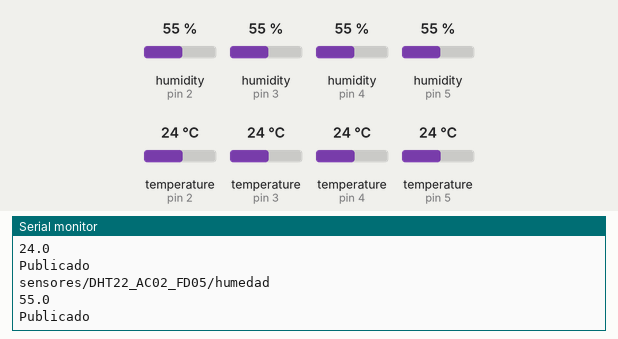
Bench run of a sketch on a simulated Arduino Uno, built with avr-gcc and run on an emulated ATmega328P. Parts: the last lines printed to the serial monitor. The test bench sets the inputs (shaded band); at power-on: humidity (sensors on pin 2, pin 3, pin 4, pin 5) 55 %, temperature (sensors on pin 2, pin 3, pin 4, pin 5) 24 °C. WiFi joins after 1.5 s; servers stay silent unless stated; no MQTT or app messages arrive unless stated.

Above: at 2.7 s.
2.8 s: humidity (sensor on pin 2) set to 22 %
At 3.6 s:
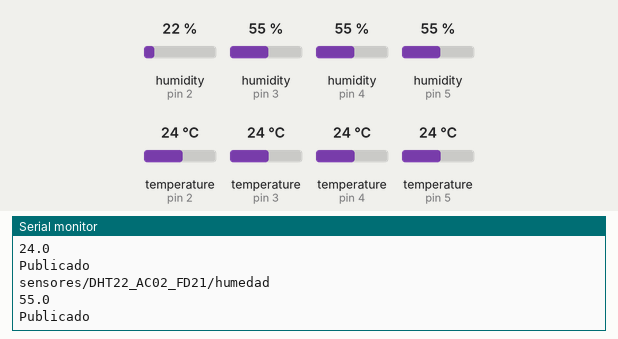
6.5 s: humidity (sensor on pin 3) set to 40 %
At 6.5 s:
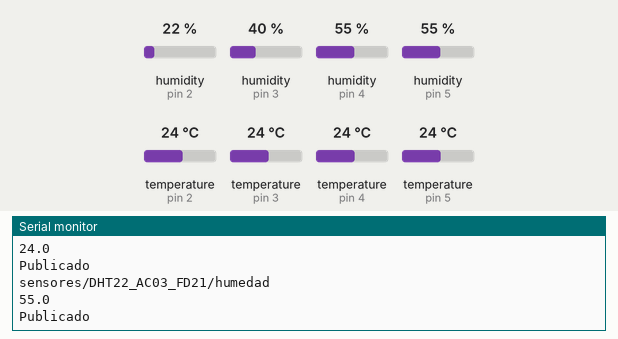
10.2 s: humidity (sensor on pin 4) set to 68 %
At 18.7 s:
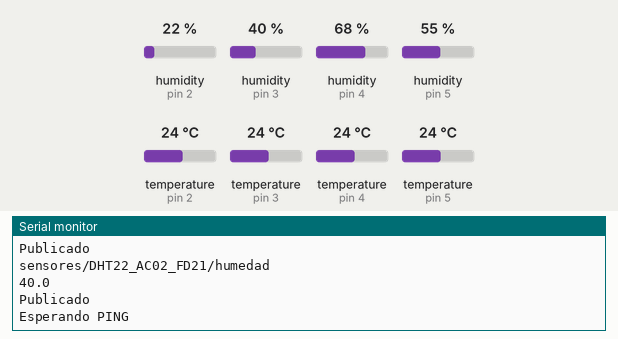
19.0 s: humidity (sensor on pin 5) set to 88 %
At 19.5 s:
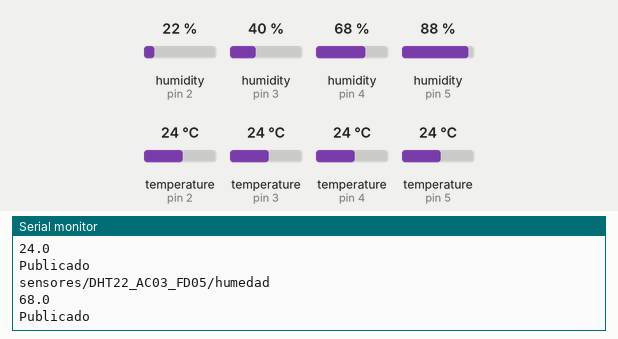
22.7 s: temperature (sensor on pin 2) set to 12 °C
At 24.8 s:
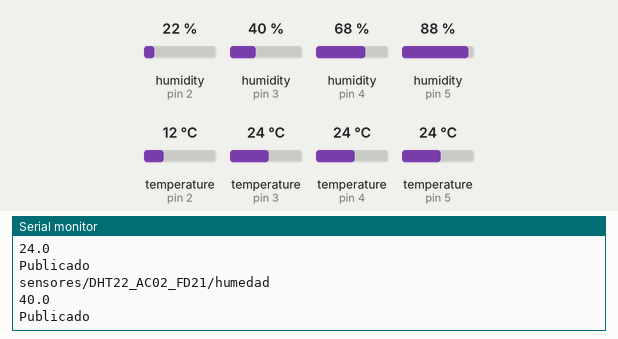
26.4 s: temperature (sensor on pin 3) set to 19 °C
At 27.9 s:
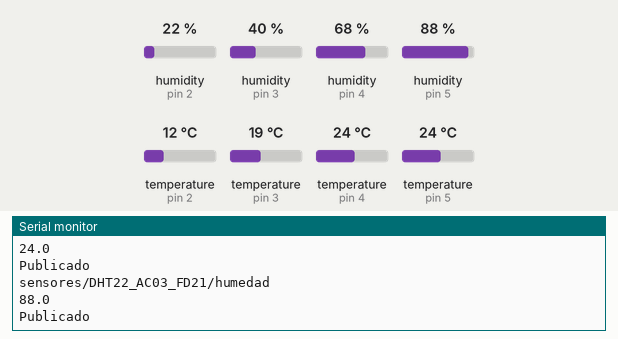
Timing chart, 0 to 29.4 s (numbered marks = the images above; inputs shaded):
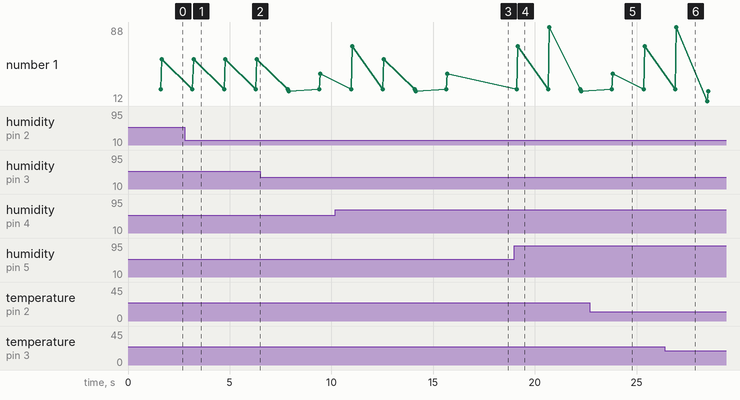

The sketch:

temperatura.ino
```cpp
#include "dht22.h"
#include <dht.h>
#include <UIPEthernet.h>
#include <PubSubClient.h>

#define ledPin 1
#define intervalo 1500 // Temporizador usado para tomar los datos y enviarlos al servidor

#define MARGEN_ENVIO 13500
#define TIEMPO_VIVO 16000

//ID de la tarjeta Arduino
char ARDU[] = "ARD_AC02_01";

//Usuario y Password
//char usuario[] = "mosquito";
//char password[] = "0000";

//ID de cada sensor de temperatura
dht220 s1(1, 2, 'A', 'C', 2, 'F', 'D' , 5);
dht220 s2(2, 3, 'A', 'C', 2, 'F', 'D' , 21);
dht220 s3(3, 4, 'A', 'C', 3, 'F', 'D' , 5);
dht220 s4(4, 5, 'A', 'C', 3, 'F', 'D' , 21);
dht220 s5(5, 6, 'A', 'C', 2, 'F', 'D' , 60);
dht220 s6(6, 7, 'A', 'C', 2, 'F', 'D' , 70);
dht220 s7(7, 8, 'B', 'C', 2, 'F', 'D' , 80);
dht220 s8(8, 9, 'B', 'C', 2, 'F', 'D' , 90);
//dht220 s9(17, 11);

char envoi[5];
char resultat2[6];
char topicos[40];
char payload[30];
char topico_ID[30];

//byte mi_ip[] = {192,168,1,55};
byte mac[] = { 0x74,0x69,0x69,0x2D,0x30,0x31 };
byte servidor[] = { 192, 168, 1, 118 };


void callback(char* topic, byte* payload, unsigned int length) {
  if (length>0) {
    // Retorno del payload, sin uso...
  }
}

EthernetClient ethClient;
PubSubClient client(servidor, 1883, callback, ethClient);

long contador = 0;

void setup() {

  Serial.begin(9600);


  //  initialize ethernet controller by DHCP
  Serial.println("Conectando...");
  if(Ethernet.begin(mac) == 0) {
    // something went wrong
    while(true)
    {
      for (int i=0;i<3;i++){
        if (digitalRead(ledPin) == LOW) digitalWrite(ledPin, HIGH);
        else digitalWrite(ledPin, LOW);
      };
      delay(300);
    }
  }
  else {
    IPAddress myip = Ethernet.localIP();
  };

  client.connect(ARDU);

  contador = millis();
}

void loop() {

  //client.loop();

  enviar(s1);
  cuanto_tardo();
  retardo(intervalo);
  enviar(s2);
  cuanto_tardo();
  retardo(intervalo);
  enviar(s3);
  cuanto_tardo();
  retardo(intervalo);
  enviar(s4);
  cuanto_tardo();
  retardo(intervalo);
  //enviar(s5);
  //cuanto_tardo();
  //enviar(s6);
  //cuanto_tardo();
  //enviar(s7);
  //cuanto_tardo();
  //enviar(s8);
  //cuanto_tardo();
  //enviar(s9);
  //cuanto_tardo();

  //retardo(intervalo);
  cuanto_tardo();

}

//Rutina para evitar desconexion del servidor
void cuanto_tardo(){

  long tiempo = millis() - contador;
  if(tiempo > MARGEN_ENVIO){
    while(millis() - contador < TIEMPO_VIVO){
      client.loop();
    }
    contador = millis();
    Serial.println("Esperando PING");
  }

}

//Rutina de retardo
void retardo(long tiempo){

  long ahora = millis();
  long terminar = ahora + tiempo;

  while(millis()< terminar){
    client.loop();//No hacer nada hasta completar el tiempo
  }

}

//Funcion enviar dato
void enviar(dht220 s) {

  generar_idsensor(s.obtenerId(), s.obtenerSala(), s.obtenerBloquex(), s.obtenerBloquey(), s.obtenerFrontal(), s.obtenerLateral(), s.obtenerRack());
  subirDato(s.obtenerId(), 'T', s.obtenerTemperatura(), topico_ID);
  subirDato(s.obtenerId(), 'H', s.obtenerHumedad(), topico_ID);

}

//Funcion de Envio del Dato
void subirDato(uint8_t id, char tipo, float dato, char idsensor[]) {

  generar_topico(topico_ID, tipo);
  generar_dato(dato);

  //Serial.print("Dato:");
  Serial.println(resultat2);

  client.loop();

  if (client.connected()) {

    //Serial.println("Publicando...");
    client.publish(topicos, resultat2);
    Serial.println("Publicado");

  }else{

    Serial.println("Reconnectando...");
    client.connect(ARDU);
    //client.connect("arduino", usuario, password);
  }


}

//Funcion para generar el CharArray del ID del Sensor
void generar_idsensor(uint8_t id, char sala, char bloque_x, uint8_t bloque_y, char frontal, char lateral, uint8_t rack){

  char acumulador[5];

  strcpy(topico_ID,"");
  strcat(topico_ID,"DHT22_");
  //idsensor = idsensor + sala;
  //idsensor = idsensor + bloque_x;
  //idsensor.toCharArray(acumulador,10);
  acumulador[0] = sala;
  acumulador[1] = bloque_x;
  acumulador[2] = '\0';
  strcat(topico_ID,acumulador);
  strcpy(acumulador,"");
  //idsensor = "";
  itoa(bloque_y, acumulador, 10);
  if(bloque_y<10){
    //idsensor = idsensor + String(0);
    //idsensor = idsensor + String(bloque_y);
    strcat(topico_ID,"0");
  }
  //else{
    //idsensor = idsensor + String(bloque_y);
    //idsensor = idsensor + '\0';
  //}
  //idsensor.toCharArray(acumulador,10);
  strcat(topico_ID,acumulador);
  strcpy(acumulador,"");
  strcat(topico_ID,"_");
  //idsensor = "";
  //idsensor = idsensor + frontal;
  //idsensor = idsensor + lateral;
  //idsensor.toCharArray(acumulador,10);
  acumulador[0] = frontal;
  acumulador[1] = lateral;
  acumulador[2] = '\0';
  strcat(topico_ID,acumulador);
  strcpy(acumulador,"");
  //idsensor = "";
  itoa(rack, acumulador, 10);
  if(rack<10){
    //idsensor = idsensor + String(0);
    //idsensor = idsensor + String(rack);
    strcat(topico_ID,"0");
  }
  //else{
    //idsensor = idsensor + String(rack);
    //dsensor = idsensor + '\0';
  //}
  strcat(topico_ID,acumulador);
  //idsensor.toCharArray(acumulador,10);
  //strcat(topico_ID,acumulador);
  strcpy(acumulador,"");
  Serial.println(topico_ID);
  //Borrar String
  //idsensor = "";

}

//Funcion para unir el topico
void generar_topico(char idsensor2[], char tipo_sensor){

  if(tipo_sensor == 'T'){
    strcpy(topicos,"");
    strcat(topicos,"sensores/");
    strcat(topicos,idsensor2);
    strcat(topicos,"/temperatura");
    Serial.println(topicos);
  }

  else if(tipo_sensor == 'H'){
    strcpy(topicos,"");
    strcat(topicos,"sensores/");
    strcat(topicos,idsensor2);
    strcat(topicos,"/humedad");
    Serial.println(topicos);

  }


}

//Funcion para pasar el Dato a CharArray
void generar_dato(float datos){

  dtostrf(datos, 2, 1, envoi);
  String resultat(envoi);
  resultat.toCharArray(resultat2,6);

}
```

ArID.cpp
```cpp
#include "ArID.h"

Ardu::Ardu(char sala, char bloquex, uint8_t bloquey, uint8_t id){

    _sala = sala;
    _bloquex = bloquex;
    _bloquey = bloquey;
    _id = id;

}

String Ardu::obtenerId() {
	String topico_arduino;
        char topico_ardu[15];
	topico_arduino = topico_arduino + "ARD_";
	topico_arduino = topico_arduino + _sala;
	topico_arduino = topico_arduino + _bloquex;
	topico_arduino = topico_arduino + String(_bloquey);
	topico_arduino = topico_arduino + "_";
	topico_arduino = topico_arduino + String(_id);
        //topico_arduino.toCharArray(topico_ardu,15);
    return topico_arduino;
}
```

ArID.h
```cpp
#include <Arduino.h>

class Ardu {
    public:
        Ardu(char sala, char bloquex, uint8_t bloquey, uint8_t id);
        String obtenerId();

    private:
        char _sala;
        char _bloquex;
        uint8_t _bloquey;
        uint8_t _id;


};
```

dht22.cpp
```cpp
#include "dht22.h"
#include <dht.h>

dht220::dht220(uint8_t id,uint8_t pin, char sala, char bloquex, uint8_t bloquey, char frontal, char lateral, uint8_t rack){
    _id = id;
    _pin = pin;
    _sala = sala;
    _bloquex = bloquex;
    _bloquey = bloquey;
    _frontal = frontal;
    _lateral = lateral;
    _rack = rack;
}

uint8_t dht220::obtenerId() {
    return _id;
}

uint8_t dht220::obtenerPin() {
    return _pin;
}

float dht220::obtenerTemperatura() {
    DHT.read22(_pin);
    return DHT.temperature;
}

float dht220::obtenerHumedad() {
    DHT.read22(_pin);
    return DHT.humidity;
}

char dht220::obtenerSala() {
    return _sala;
}

char dht220::obtenerBloquex() {
    return _bloquex;
}

uint8_t dht220::obtenerBloquey() {
    return _bloquey;
}

char dht220::obtenerFrontal() {
    return _frontal;
}

char dht220::obtenerLateral() {
    return _lateral;
}

uint8_t dht220::obtenerRack() {
    return _rack;
}
```

dht22.h
```cpp
#include <dht.h>

#include <Arduino.h>

//#include <dht.h>

class dht220 {
    public:
        //dht220(uint8_t id, uint8_t pin);
        dht220(uint8_t id, uint8_t pin, char sala, char bloquex, uint8_t bloquey, char frontal, char lateral, uint8_t rack);
        uint8_t obtenerId();
        uint8_t obtenerPin();
        float obtenerTemperatura();
        float obtenerHumedad();
        char obtenerSala();
        char obtenerBloquex();
        uint8_t obtenerBloquey();
        char obtenerFrontal();
        char obtenerLateral();
        uint8_t obtenerRack();

    private:
        uint8_t _id;
        uint8_t _pin;
        char _sala;
        char _bloquex;
        uint8_t _bloquey;
        char _frontal;
        char _lateral;
        uint8_t _rack;
        dht DHT;
};
```

Measured:
- after the input at 10.2 s, the serial monitor: prints a new line after 0.82 s (image 3)
- plotted number 1: 55 → 40 after the input at 6.5 s
